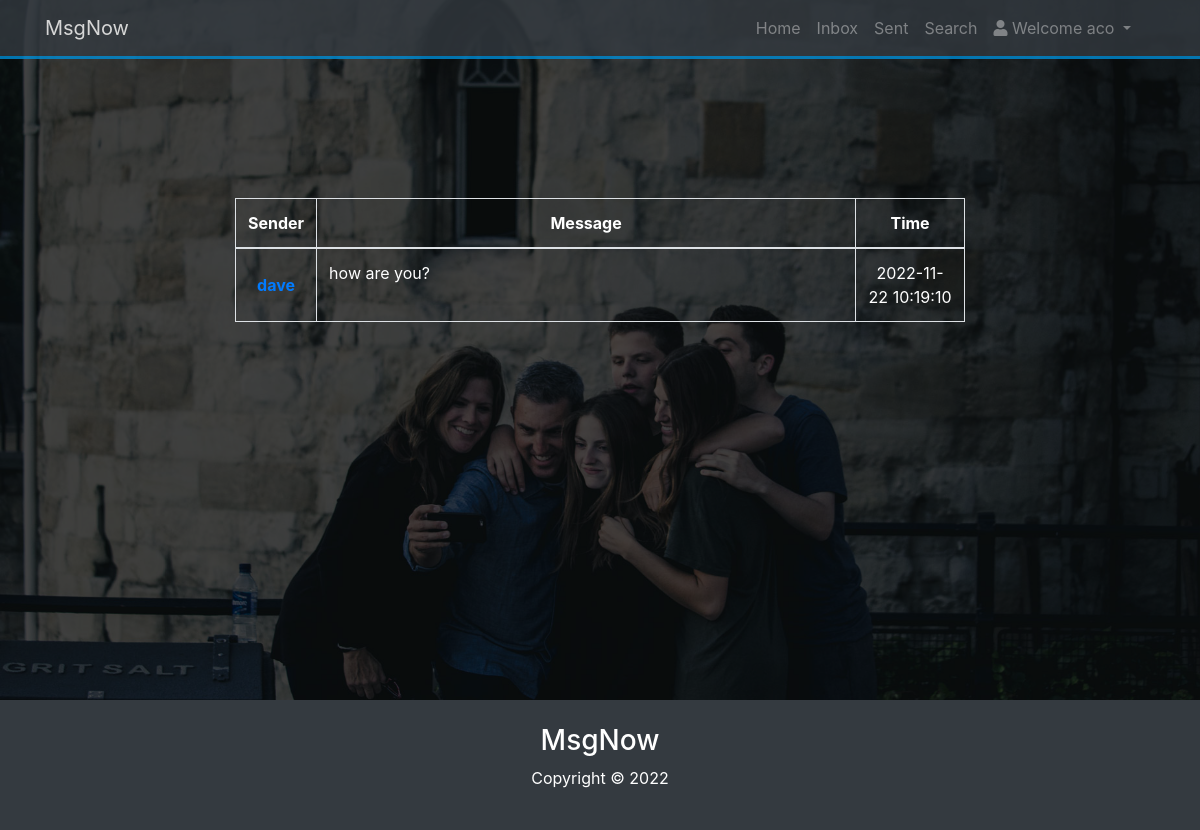
/message_from_inbox.php?id=23 (signed in), run on the app's committed database.
### tables this page shows
CREATE TABLE IF NOT EXISTS `msg` (
  `id` int(11) NOT NULL AUTO_INCREMENT,
  `sender` varchar(100) NOT NULL,
  `recipient` varchar(100) NOT NULL,
  `msg_text` varchar(100) NOT NULL,
  `time` timestamp NOT NULL DEFAULT CURRENT_TIMESTAMP,
  `sent_msg` tinyint(4) NOT NULL DEFAULT '0',
  `read_msg` tinyint(4) NOT NULL DEFAULT '0',
  PRIMARY KEY (`id`),
  KEY `sender` (`sender`),
  KEY `recipient` (`recipient`)
);

### includes/database.php (called while the page is built, shortened)
<?php
class Database {
    public function __construct($host = DB_HOST,$user = DB_USER,$password = DB_PASS,$base = DB_NAME)
    {
        try{
        $this->conn = new PDO("mysql:host=$host;dbname=$base",$user,$password);
        } catch (PDOException $ex){
            echo "Connection failed: " . $ex->getMessage();
        }
    }
}
$database = new Database();
?>

### includes/user.php (called while the page is built, shortened)
<?php
class User {
    public $database;
    public function __construct($data_base)
    {
        $this->database = $data_base;
    }
    public function messages_for_current_user_with_pagination($query,$query_variable){
        $stmt = $this->database->conn->prepare($query);
        $stmt->execute(array($query_variable));
        $row = $stmt->fetchAll();
        $total_entries = count($row);
        $perPage = 2;
        if (isset($_GET['page'])) {
            $page = preg_replace('/[^0-9]/', '', $_GET['page']);
        } else {
            $page = 1;
        }
        if($total_entries!==0) {
            $lastPage = ceil($total_entries / $perPage);
            $middleNumbers = '';
            $sub1 = $page - 1;
            $add1 = $page + 1;
            if ($page == 1) {
                $middleNumbers .= '<li class="page-item active"><a class="page-link">' . $page . '</a></li>';
                $middleNumbers .= '<li class="page-item"><a class="page-link" href="' . $_SERVER['PHP_SELF'] . '?page=' . $add1 . '">' . $add1 . '</a></li>';
            } elseif ($page == $lastPage) {
                $middleNumbers .= '<li class="page-item"><a class="page-link" href="' . $_SERVER['PHP_SELF'] . '?page=' . $sub1 . '">' . $sub1 . '</a></li>';
                $middleNumbers .= '<li class="page-item active"><a class="page-link">' . $page . '</a></li>';
            }
            $limit = 'LIMIT ' . ($page - 1) * $perPage . ',' . $perPage;
            try{
                $stmt2 = $this->database->conn->prepare($query .' '. $limit);
                $stmt2->execute(array($query_variable));
                $row = $stmt2->fetchAll();
                return $row;
            }catch (PDOException $e) {
                echo "Error: " . $e->getMessage();
            }
        }
    }
}
?>

### message_from_inbox.php (the view, shortened to what this page needs)
<?php include ("includes/home_header.php");?>
<?php
$user = new User($database);
$message_id = $_GET['id'];
$result_array = $user->messages_for_current_user_with_pagination('SELECT id,sender,msg_text,time,read_msg FROM msg WHERE id = ? ORDER BY time DESC',$message_id);
?>
<table class='table table-bordered mt-5'>
    <thead>
    <tr>
        <th class='text-center align-middle' style="width: 10%">Sender</th>
        <th class='text-center align-middle' style="width: 75%">Message</th>
        <th class='text-center align-middle' style="width: 15%">Time</th>
    </tr>
    </thead>
    <?php
    foreach ($result_array as $msg){
        ?>
        <tbody>
        <tr>
            <td class='text-center align-middle'><strong><a href='thread_from_inbox.php?friend=<?php echo $msg->sender; ?>'><?php echo $msg->sender; ?></a></strong></td>
            <td ><?php echo $msg->msg_text; ?></td>
            <td class='text-center align-middle'><?php echo $msg->time; ?></td>
        </tr>
        </tbody>
        <?php
    }
    ?>
</table>
<?php include("includes/home_footer.php"); ?>

### css/style.css (style rules this page uses)
body { background: #333; color: #fff; }

### data on the page
msg: sender "dave", msg_text "how are you?", time "2022-11-22 10:19:10"

### other printed values
$_SESSION['username'] "aco"
